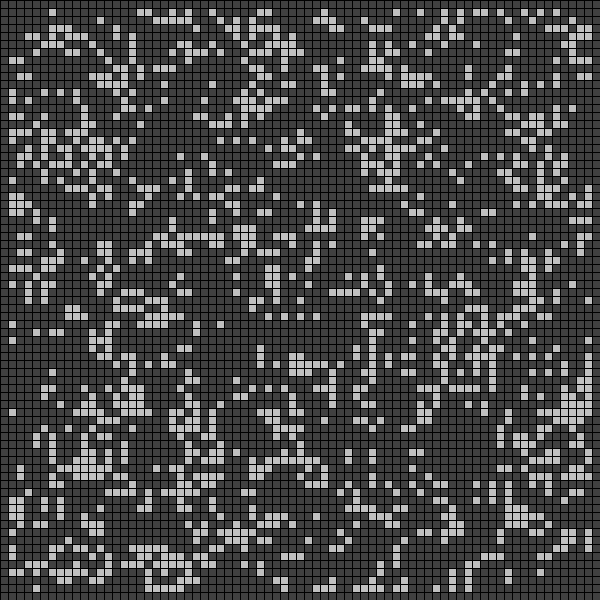
Frame 1 (no input)
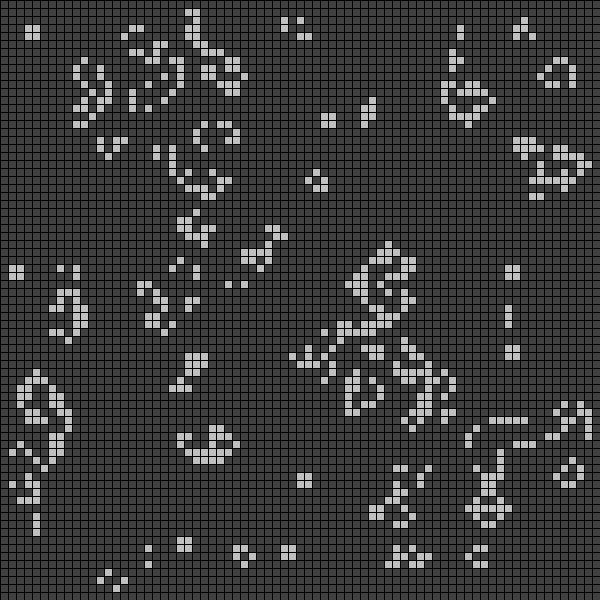
Frame 60 (the mouse pressed at the canvas centre just before this capture)
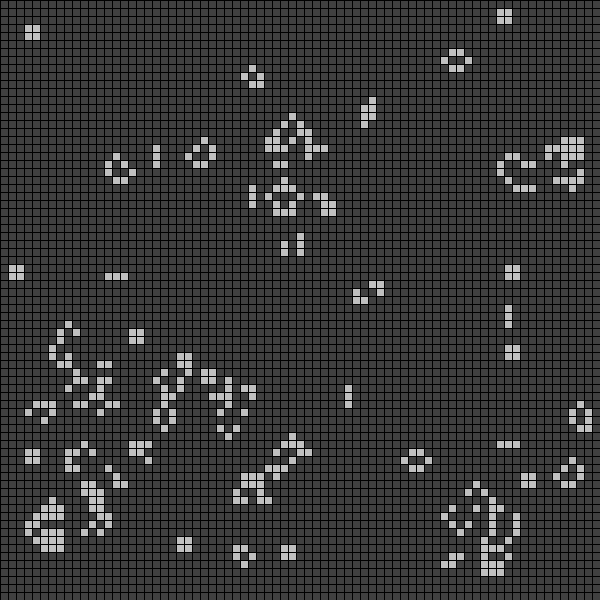
Frame 120 (the mouse held since frame 60 and released just before this capture)

The Processing sketch that drew these frames (run headless with seeded random() and noise(); from frame 60 on, the mouse is pressed at the canvas centre):

// Processing sketch: GameOfLife
// ── GameOfLife.pde
//Board
int size = 8;
int cols = 600/size;
int rows = cols;
int [][] board = new int[cols][rows];
{
  for (int i=0; i<cols; i++) {
    for (int j=0; j<rows; j++) {
      board[i][j]=int(random(2)); //1=alive, 0=dead
    }
  }
}

//Screen
void setup() {
  size(600, 600);
  frameRate(24);
}

//Next
void draw() {
  background(0);
  
  int [][] next = new int[cols][rows];
  for (int i=1; i<cols-1; i++) {
    for (int j=1; j<rows-1; j++) {
      int neighbours = countNeighbours(i,j);
      next [i][j] = ruleOfLife(board[i][j], neighbours);
    }
  }
  board = next;
  drawBoard();
}

//Count number of neighbours
int countNeighbours(int x, int y) {
  int neighbours = 0;
  for (int i=-1; i<=1; i++) {
    for (int j=-1; j<=1; j++) {
      neighbours += board[x+j][y+i];
    }
  }
  neighbours -= board[x][y];
  return neighbours;
}

//Apply rules
int ruleOfLife(int status, int neighbours) {
  if (status == 1 && neighbours > 3) {
    return 0;
  } else if (status == 1 && neighbours < 2) {
    return 0;
  } else if (status == 0 && neighbours == 3) {
    return 1; 
  }
  return status;
}

//Draw board
void drawBoard() {
  for (int i=0; i<cols; i++) {
    for (int j=0; j<rows; j++) {
      if (board[i][j]==1) {
        fill(192);
      } else {
        fill(64);
      }
      rect(i*size, j*size, size, size);     
    }
  }
}

// ── Button.pde
class Button {
  private int x, y, w, h;
  private PFont font;
  private String label;
  private int fontSize;
  private int delay = 0, framesPassed = 0;
  
  public Button(int x, int y, int w, int h, String label, int fontSize, PFont font) {
    this.x = x;
    this.y = y;
    this.w = w;
    this.h = h;
    this.font = font;
    this.fontSize = fontSize;
    this.label = label;
  }
  
  public void drawButton(){
    fill(255);
    stroke(0);
    rect(x, y, w, h);
    textFont(font, fontSize);
    noStroke();
    fill(0);
    text(label, x + 5, y + (h - fontSize) / 2 + (h / 2));
    
    if(framesPassed < delay) {
      framesPassed++;
    }
  }
  
  public void SetFrameDelay(int delay) {
    this.delay = delay;
  }
  
  public boolean isPressed() {    
    if(!mousePressed) {
      return false;
    }
    
    if(mouseX >= x && mouseX <= x + w) {
      if(mouseY >= y && mouseY <= y + (h)) {
        if(framesPassed == delay) {
          framesPassed = 0;
          return true;
        }
      }
    }
    
    return false;
  }
}

// ── Configurations.pde
int[][] initializeRandomBoard(int[][] board) {
  for (int i=0; i<board.length; i++) {
    for (int j=0; j<board[0].length; j++) {
      board[i][j] = int(random(2));
    }
  }
  return board;
}

int[][] clearBoard(int[][] board) {
  for (int i=0; i<board.length; i++) {
    for (int j=0; j<board[0].length; j++) {
      board[i][j] = 0;
    }
  }
  return board;
}

int[][] drawConf1(int[][] board) { //Press '1' key
  for (int i=0; i<board.length; i++) {
    for (int j=0; j<board[0].length; j++) {
      if (i == j || j == board.length-i) {
        board[i][j] = 1;
      } else {
        board[i][j] = 0; 
      }
    }
  }
  return board;
}

int[][] drawConf2(int[][] board) { //Press '2' key
  int count = 0;
  for (int i=0; i<board.length; i++) {
    for (int j=0; j<board[0].length; j++) {
      int mod = (count % 9)+1;
      if (i == board.length % mod) {
        board[i][j] = 1;
      } else {
        board[i][j] = 0; 
      }
    }
    count += 1;
  }
  return board;
}

int[][] drawConf3(int[][] board) { //Press '3' key
  for (int i=0; i<board.length; i++) {
    for (int j=0; j<board[0].length; j++) {
      if (j % 2 == 0) {
        board[i][j] = 1;
      } else {
        board[i][j] = 0; 
      }
    }
  }
  return board;
}
